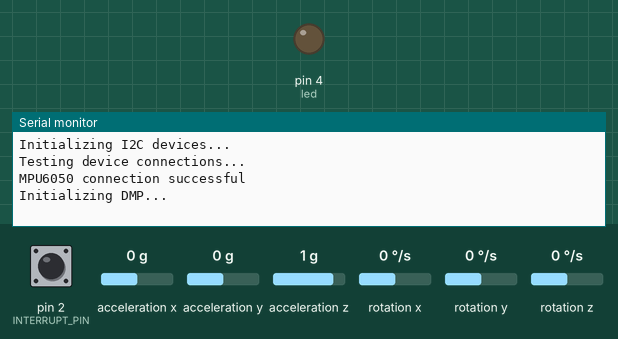
This sketch was run on a simulated Arduino Leonardo, built with avr-gcc and run on an emulated ATmega32U4. On the bench: output pins drawn as LEDs (lit = HIGH), the last lines printed to the serial monitor. The test bench sets the inputs (shaded band); at power-on: acceleration x 0 g, acceleration y 0 g, acceleration z 1 g, pin 2 (INTERRUPT_PIN) LOW, rotation x 0 °/s, rotation y 0 °/s, rotation z 0 °/s. The sensor or clock chip raises its interrupt line as the real part does.

Above: at 0.1 s.
1.8 s: acceleration x set to 1.4 g
At 2.5 s:
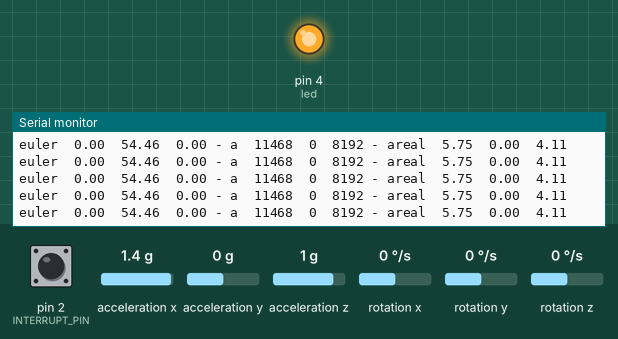
4.8 s: acceleration y set to -0.8 g
At 5.8 s:
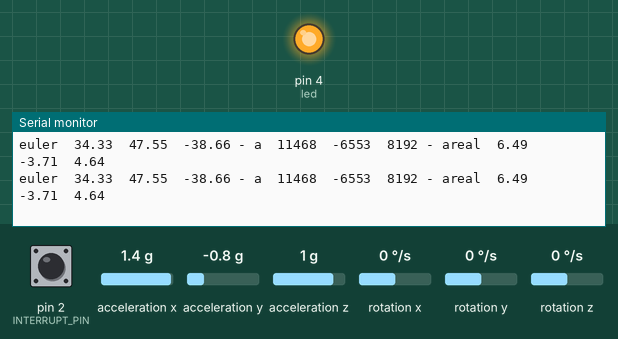
7.8 s: acceleration z set to -0.8 g
At 8.4 s:
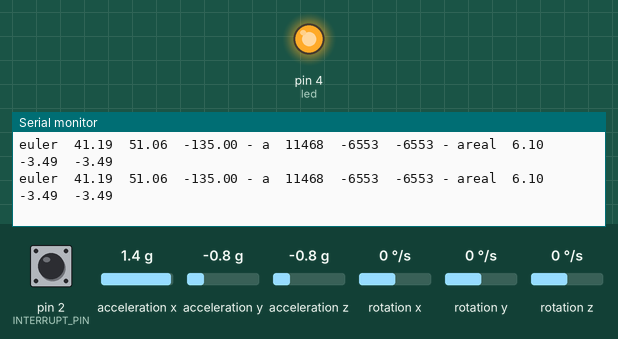
Timing chart, 0 to 10.8 s (numbered marks = the images above; inputs shaded):
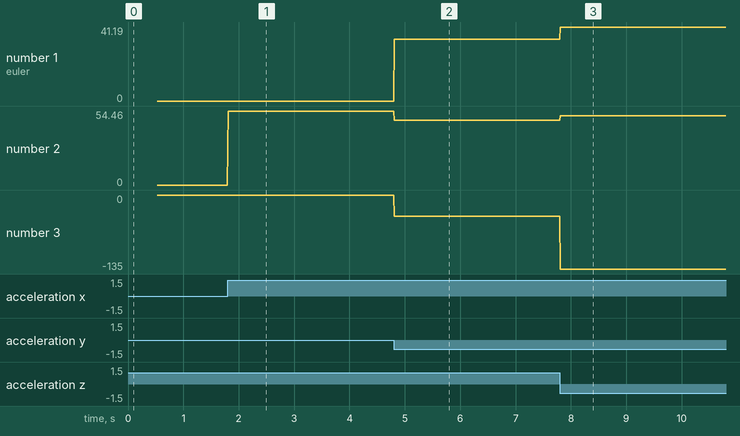

Measured:
- after the input at 1.8 s, the serial monitor: prints a new line at once (image 1)
- after the input at 4.8 s, the serial monitor: prints a new line at once (image 2)
- after the input at 7.8 s, the serial monitor: prints a new line at once (image 3)
- plotted number 1: 0 → 34.33 after the input at 4.8 s, 34.33 → 41.19 after the input at 7.8 s
- plotted number 2: 0 → 54.46 after the input at 1.8 s, 54.46 → 47.55 after the input at 4.8 s, 47.55 → 51.06 after the input at 7.8 s
- plotted number 3: 0 → -38.66 after the input at 4.8 s, -38.66 → -135 after the input at 7.8 s

The sketch:

navem_arduino.ino
```cpp
// I2C device class (I2Cdev) demonstration Arduino sketch for MPU6050 class using DMP (MotionApps v2.0)
// 6/21/2012 by Jeff Rowberg <jeff@rowberg.net>
// Updates should (hopefully) always be available at https://github.com/jrowberg/i2cdevlib
//
// Changelog:
//      2019-07-08 - Added Auto Calibration and offset generator
//		   - and altered FIFO retrieval sequence to avoid using blocking code
//      2016-04-18 - Eliminated a potential infinite loop
//      2013-05-08 - added seamless Fastwire support
//                 - added note about gyro calibration
//      2012-06-21 - added note about Arduino 1.0.1 + Leonardo compatibility error
//      2012-06-20 - improved FIFO overflow handling and simplified read process
//      2012-06-19 - completely rearranged DMP initialization code and simplification
//      2012-06-13 - pull gyro and accel data from FIFO packet instead of reading directly
//      2012-06-09 - fix broken FIFO read sequence and change interrupt detection to RISING
//      2012-06-05 - add gravity-compensated initial reference frame acceleration output
//                 - add 3D math helper file to DMP6 example sketch
//                 - add Euler output and Yaw/Pitch/Roll output formats
//      2012-06-04 - remove accel offset clearing for better results (thanks Sungon Lee)
//      2012-06-01 - fixed gyro sensitivity to be 2000 deg/sec instead of 250
//      2012-05-30 - basic DMP initialization working

/* ============================================
I2Cdev device library code is placed under the MIT license
Copyright (c) 2012 Jeff Rowberg

Permission is hereby granted, free of charge, to any person obtaining a copy
of this software and associated documentation files (the "Software"), to deal
in the Software without restriction, including without limitation the rights
to use, copy, modify, merge, publish, distribute, sublicense, and/or sell
copies of the Software, and to permit persons to whom the Software is
furnished to do so, subject to the following conditions:

The above copyright notice and this permission notice shall be included in
all copies or substantial portions of the Software.

THE SOFTWARE IS PROVIDED "AS IS", WITHOUT WARRANTY OF ANY KIND, EXPRESS OR
IMPLIED, INCLUDING BUT NOT LIMITED TO THE WARRANTIES OF MERCHANTABILITY,
FITNESS FOR A PARTICULAR PURPOSE AND NONINFRINGEMENT. IN NO EVENT SHALL THE
AUTHORS OR COPYRIGHT HOLDERS BE LIABLE FOR ANY CLAIM, DAMAGES OR OTHER
LIABILITY, WHETHER IN AN ACTION OF CONTRACT, TORT OR OTHERWISE, ARISING FROM,
OUT OF OR IN CONNECTION WITH THE SOFTWARE OR THE USE OR OTHER DEALINGS IN
THE SOFTWARE.
===============================================
*/

#include <SPI.h>

volatile char buf [20] = "Hello, world!";
volatile char buff [49];
volatile int pos;
volatile int avail;
volatile bool active;
// I2Cdev and MPU6050 must be installed as libraries, or else the .cpp/.h files
// for both classes must be in the include path of your project
#include "I2Cdev.h"

#include "MPU6050_6Axis_MotionApps20.h"
//#include "MPU6050.h" // not necessary if using MotionApps include file

// Arduino Wire library is required if I2Cdev I2CDEV_ARDUINO_WIRE implementation
// is used in I2Cdev.h
#if I2CDEV_IMPLEMENTATION == I2CDEV_ARDUINO_WIRE
    #include "Wire.h"
#endif

// class default I2C address is 0x68
// specific I2C addresses may be passed as a parameter here
// AD0 low = 0x68 (default for SparkFun breakout and InvenSense evaluation board)
// AD0 high = 0x69
MPU6050 mpu;
//MPU6050 mpu(0x69); // <-- use for AD0 high

/* =========================================================================
   NOTE: In addition to connection 3.3v, GND, SDA, and SCL, this sketch
   depends on the MPU-6050's INT pin being connected to the Arduino's
   external interrupt #0 pin. On the Arduino Uno and Mega 2560, this is
   digital I/O pin 2.
 * ========================================================================= */

/* =========================================================================
   NOTE: Arduino v1.0.1 with the Leonardo board generates a compile error
   when using Serial.write(buf, len). The Teapot output uses this method.
   The solution requires a modification to the Arduino USBAPI.h file, which
   is fortunately simple, but annoying. This will be fixed in the next IDE
   release. For more info, see these links:

   http://arduino.cc/forum/index.php/topic,109987.0.html
   http://code.google.com/p/arduino/issues/detail?id=958
 * ========================================================================= */


// uncomment "OUTPUT_READABLE_QUATERNION" if you want to see the actual
// quaternion components in a [w, x, y, z] format (not best for parsing
// on a remote host such as Processing or something though)
//#define OUTPUT_READABLE_QUATERNION

// uncomment "OUTPUT_READABLE_EULER" if you want to see Euler angles
// (in degrees) calculated from the quaternions coming from the FIFO.
// Note that Euler angles suffer from gimbal lock (for more info, see
// http://en.wikipedia.org/wiki/Gimbal_lock)
//#define OUTPUT_READABLE_EULER

// uncomment "OUTPUT_READABLE_YAWPITCHROLL" if you want to see the yaw/
// pitch/roll angles (in degrees) calculated from the quaternions coming
// from the FIFO. Note this also requires gravity vector calculations.
// Also note that yaw/pitch/roll angles suffer from gimbal lock (for
// more info, see: http://en.wikipedia.org/wiki/Gimbal_lock)
//#define OUTPUT_READABLE_YAWPITCHROLL

// uncomment "OUTPUT_READABLE_REALACCEL" if you want to see acceleration
// components with gravity removed. This acceleration reference frame is
// not compensated for orientation, so +X is always +X according to the
// sensor, just without the effects of gravity. If you want acceleration
// compensated for orientation, us OUTPUT_READABLE_WORLDACCEL instead.
#define OUTPUT_READABLE_REALACCEL

// uncomment "OUTPUT_READABLE_WORLDACCEL" if you want to see acceleration
// components with gravity removed and adjusted for the world frame of
// reference (yaw is relative to initial orientation, since no magnetometer
// is present in this case). Could be quite handy in some cases.
//#define OUTPUT_READABLE_WORLDACCEL

// uncomment "OUTPUT_TEAPOT" if you want output that matches the
// format used for the InvenSense teapot demo
//#define OUTPUT_TEAPOT


#define INTERRUPT_PIN 2  // use pin 2 on Arduino Uno & most boards
#define LED_PIN 13 // (Arduino is 13, Teensy is 11, Teensy++ is 6)
int led = 4;
bool blinkState = false;

// MPU control/status vars
bool dmpReady = false;  // set true if DMP init was successful
uint8_t mpuIntStatus;   // holds actual interrupt status byte from MPU
uint8_t devStatus;      // return status after each device operation (0 = success, !0 = error)
uint16_t packetSize;    // expected DMP packet size (default is 42 bytes)
uint16_t fifoCount;     // count of all bytes currently in FIFO
uint8_t fifoBuffer[64]; // FIFO storage buffer

// orientation/motion vars
Quaternion q;           // [w, x, y, z]         quaternion container
VectorInt16 aa;         // [x, y, z]            accel sensor measurements
VectorInt16 aaReal;     // [x, y, z]            gravity-free accel sensor measurements
VectorInt16 aaWorld;    // [x, y, z]            world-frame accel sensor measurements
VectorFloat gravity;    // [x, y, z]            gravity vector
float euler[3];         // [psi, theta, phi]    Euler angle container
float ypr[3];           // [yaw, pitch, roll]   yaw/pitch/roll container and gravity vector

// packet structure for InvenSense teapot demo
uint8_t teapotPacket[14] = { '$', 0x02, 0,0, 0,0, 0,0, 0,0, 0x00, 0x00, '\r', '\n' };
// ================================================================
// ===               INTERRUPT DETECTION ROUTINE                ===
// ================================================================

volatile bool mpuInterrupt = false;     // indicates whether MPU interrupt pin has gone high
void dmpDataReady() {
    mpuInterrupt = true;
}

// ================================================================
// ===                      INITIAL SETUP                       ===
// ================================================================

void setup() {
    // join I2C bus (I2Cdev library doesn't do this automatically)
    #if I2CDEV_IMPLEMENTATION == I2CDEV_ARDUINO_WIRE
        Wire.begin();
        Wire.setClock(400000); // 400kHz I2C clock. Comment this line if having compilation difficulties//3400000 - 400000
    #elif I2CDEV_IMPLEMENTATION == I2CDEV_BUILTIN_FASTWIRE
        Fastwire::setup(400, true);
    #endif

    // initialize serial communication
    // (115200 chosen because it is required for Teapot Demo output, but it's
    // really up to you depending on your project)
    Serial.begin(115200);

    //Serial.println(23 * 10/3);

    avail = false;
    //SPI.setClockDivider(SPI_CLOCK_DIV2);
    pinMode(MISO, OUTPUT);

    // turn on SPI in slave mode
    SPCR |= bit(SPE);
    // turn on interrupts
    //SPI.attachInterrupt();
    // turn on interrupts
    SPCR |= bit(SPIE);

    while (!Serial); // wait for Leonardo enumeration, others continue immediately

    // NOTE: 8MHz or slower host processors, like the Teensy @ 3.3V or Arduino
    // Pro Mini running at 3.3V, cannot handle this baud rate reliably due to
    // the baud timing being too misaligned with processor ticks. You must use
    // 38400 or slower in these cases, or use some kind of external separate
    // crystal solution for the UART timer.

    // initialize device
    Serial.println(F("Initializing I2C devices..."));
    mpu.initialize();
    pinMode(INTERRUPT_PIN, INPUT);

    // verify connection
    Serial.println(F("Testing device connections..."));
    Serial.println(mpu.testConnection() ? F("MPU6050 connection successful") : F("MPU6050 connection failed"));

    // wait for ready
    /*Serial.println(F("\nSend any character to begin DMP programming and demo: "));
    while (Serial.available() && Serial.read()); // empty buffer
    while (!Serial.available());                 // wait for data
    while (Serial.available() && Serial.read()); // empty buffer again*/

    // load and configure the DMP
    Serial.println(F("Initializing DMP..."));
    devStatus = mpu.dmpInitialize();

    // supply your own gyro offsets here, scaled for min sensitivity
    /*mpu.setXGyroOffset(220);
    mpu.setYGyroOffset(76);
    mpu.setZGyroOffset(-85);
    mpu.setZAccelOffset(1788);*/ // 1688 factory default for my test chip

    //mpu.setFullScaleAccelRange(2);

    // make sure it worked (returns 0 if so)
    if (devStatus == 0) {
        // Calibration Time: generate offsets and calibrate our MPU6050
        mpu.CalibrateAccel(6);
        mpu.CalibrateGyro(6);
        mpu.PrintActiveOffsets();
        // turn on the DMP, now that it's ready
        Serial.println(F("Enabling DMP..."));
        mpu.setDMPEnabled(true);

        // enable Arduino interrupt detection
        Serial.print(F("Enabling interrupt detection (Arduino external interrupt "));
        Serial.print(digitalPinToInterrupt(INTERRUPT_PIN));
        Serial.println(F(")..."));
        attachInterrupt(digitalPinToInterrupt(INTERRUPT_PIN), dmpDataReady, RISING);
        mpuIntStatus = mpu.getIntStatus();

        // set our DMP Ready flag so the main loop() function knows it's okay to use it
        Serial.println(F("DMP ready! Waiting for first interrupt..."));
        dmpReady = true;

        // get expected DMP packet size for later comparison
        packetSize = mpu.dmpGetFIFOPacketSize();
    } else {
        // ERROR!
        // 1 = initial memory load failed
        // 2 = DMP configuration updates failed
        // (if it's going to break, usually the code will be 1)
        Serial.print(F("DMP Initialization failed (code "));
        Serial.print(devStatus);
        Serial.println(F(")"));
    }

    // configure LED for output
    //pinMode(LED_PIN, OUTPUT);
    pinMode(led,OUTPUT);
    digitalWrite(led,HIGH);

}

// SPI interrupt routine
ISR (SPI_STC_vect)
{
  byte c = SPDR;
  //Serial.println(c)  ;
  if(c == 2){
    //Serial.println("asdf");
       if(!avail){//verifica se o pacote já está montado para envio. Se não estiver, entra aqui e retorna
        SPDR = 0;
        //Serial.println("b");
        return;
      }else//Se tiver retorna codigo pra entrar no if da rasp
      {
        SPDR = 1;
        return;
      }
   }

  if (c == 1)  // starting new sequence?
    {
    active = true;
    pos = 0;
    SPDR = buff [pos++];   // send first byte
    return;
    }

  if (!active)
    {
    SPDR = 0;
    return;
    }

  SPDR = buff [pos];
  if (buff [pos] == 0 || ++pos >= sizeof (buff))
    active = false;
    avail = false;
}

// ================================================================
// ===                    MAIN PROGRAM LOOP                     ===
// ================================================================
int a = 0;
//int ini, fim;
volatile char str_temp_1[6];
volatile char str_temp_2[6];
volatile char str_temp_3[6];
void loop() {
    // if programming failed, don't try to do anything

    if (!dmpReady) return;
    // read a packet from FIFO
    if (mpu.dmpGetCurrentFIFOPacket(fifoBuffer)) { // Get the Latest packet
        #ifdef OUTPUT_READABLE_QUATERNION
            // display quaternion values in easy matrix form: w x y z
            mpu.dmpGetQuaternion(&q, fifoBuffer);
            Serial.print("quat\t");
            Serial.print(q.w);
            Serial.print("\t");
            Serial.print(q.x);
            Serial.print("\t");
            Serial.print(q.y);
            Serial.print("\t");
            Serial.println(q.z);
        #endif

        #ifdef OUTPUT_READABLE_EULER
            // display Euler angles in degrees
            mpu.dmpGetQuaternion(&q, fifoBuffer);
            mpu.dmpGetEuler(euler, &q);
            /*sprintf(buff, "%lf", 3.14);
             for(int i = 0; i < sizeof(buff); i++)
            {
              Serial.print(buff[i]);
            }  */
            Serial.print("euler\t");
            Serial.print(euler[0] * 180/M_PI);
            Serial.print("\t");
            Serial.print(euler[1] * 180/M_PI);
            Serial.print("\t");
            Serial.println(euler[2] * 180/M_PI);


        #endif

        #ifdef OUTPUT_READABLE_YAWPITCHROLL
            // display Euler angles in degrees
            mpu.dmpGetQuaternion(&q, fifoBuffer);
            mpu.dmpGetGravity(&gravity, &q);
            mpu.dmpGetYawPitchRoll(ypr, &q, &gravity);

            Serial.print("ypr\t");
            Serial.print(ypr[0] * 180/M_PI);
            Serial.print("\t");
            Serial.print(ypr[1] * 180/M_PI);
            Serial.print("\t");
            Serial.println(ypr[2] * 180/M_PI);
        #endif

        #ifdef OUTPUT_READABLE_REALACCEL
            // display real acceleration, adjusted to remove gravity
            mpu.dmpGetQuaternion(&q, fifoBuffer);
            mpu.dmpGetAccel(&aa, fifoBuffer);
            mpu.dmpGetGravity(&gravity, &q);
            mpu.dmpGetLinearAccel(&aaReal, &aa, &gravity);
            mpu.dmpGetEuler(euler, &q);

            Serial.print("euler\t");
            Serial.print(euler[0] * 180/M_PI);
            Serial.print("\t");
            Serial.print(euler[1] * 180/M_PI);
            Serial.print("\t");
            Serial.print(euler[2] * 180/M_PI);
            Serial.print(" - ");

            String str = buff;
            if(!avail){
             dtostrf(euler[0], 4, 2, str_temp_1);
             dtostrf(euler[1], 4, 2, str_temp_2);
             dtostrf(euler[2], 4, 2, str_temp_3);
             //sprintf(buff, "%d:%d:%d:%s:%s:%s:%lu", aaReal.x, aaReal.y, aaReal.z, str_temp_1, str_temp_2, str_temp_3, millis());
             sprintf(buff, "%d:%d:%d:%s:%s:%s:%lu", aaReal.x, aaReal.y, aaReal.z, str_temp_1, str_temp_2, str_temp_3, millis());
             //String str = buff;
             avail = true;
            }
            //Serial.println(str);


            //Serial.println(millis());
            /*for(int i = 0; i < sizeof(buff); i++)
            {
              Serial.print(buff[i]);
            }
            Serial.println(); */

            //ini = millis();
            Serial.print("a\t");
            Serial.print(aa.x);
            Serial.print("\t");
            Serial.print(aa.y);
            Serial.print("\t");
            Serial.print(aa.z);
            Serial.print(" - ");
            Serial.print("areal\t");
            Serial.print((float)((float)aaReal.x/8192)*9.80665);
            //Serial.print(aaReal.x);
            Serial.print("\t");
            Serial.print((float)((float)aaReal.y/8192)*9.80665);
            Serial.print("\t");
            Serial.println((float)((float)aaReal.z/8192)*9.80665);
            //fim = millis();
            //Serial.println(fim - ini);


            //delay(500);
            //Serial.print("     ");
            //Serial.println(aaReal.z);
            //Serial.println(a);
        #endif

        #ifdef OUTPUT_READABLE_WORLDACCEL
            // display initial world-frame acceleration, adjusted to remove gravity
            // and rotated based on known orientation from quaternion
            mpu.dmpGetQuaternion(&q, fifoBuffer);
            mpu.dmpGetAccel(&aa, fifoBuffer);
            mpu.dmpGetGravity(&gravity, &q);
            mpu.dmpGetLinearAccel(&aaReal, &aa, &gravity);
            mpu.dmpGetLinearAccelInWorld(&aaWorld, &aaReal, &q);
            Serial.print("aworld\t");
            Serial.print(aaWorld.x);
            Serial.print("\t");
            Serial.print(aaWorld.y);
            Serial.print("\t");
            Serial.println(aaWorld.z);
        #endif

        #ifdef OUTPUT_TEAPOT
            // display quaternion values in InvenSense Teapot demo format:
            teapotPacket[2] = fifoBuffer[0];
            teapotPacket[3] = fifoBuffer[1];
            teapotPacket[4] = fifoBuffer[4];
            teapotPacket[5] = fifoBuffer[5];
            teapotPacket[6] = fifoBuffer[8];
            teapotPacket[7] = fifoBuffer[9];
            teapotPacket[8] = fifoBuffer[12];
            teapotPacket[9] = fifoBuffer[13];
            Serial.write(teapotPacket, 14);
            teapotPacket[11]++; // packetCount, loops at 0xFF on purpose
        #endif
    }
    //a++;
}
```
